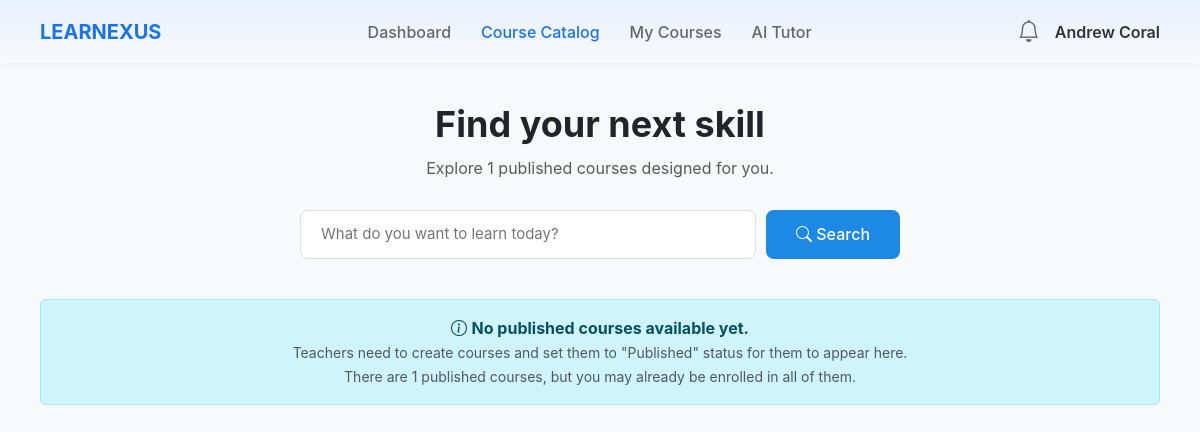
The app's page /student/course_catalog.php (signed in), older data.
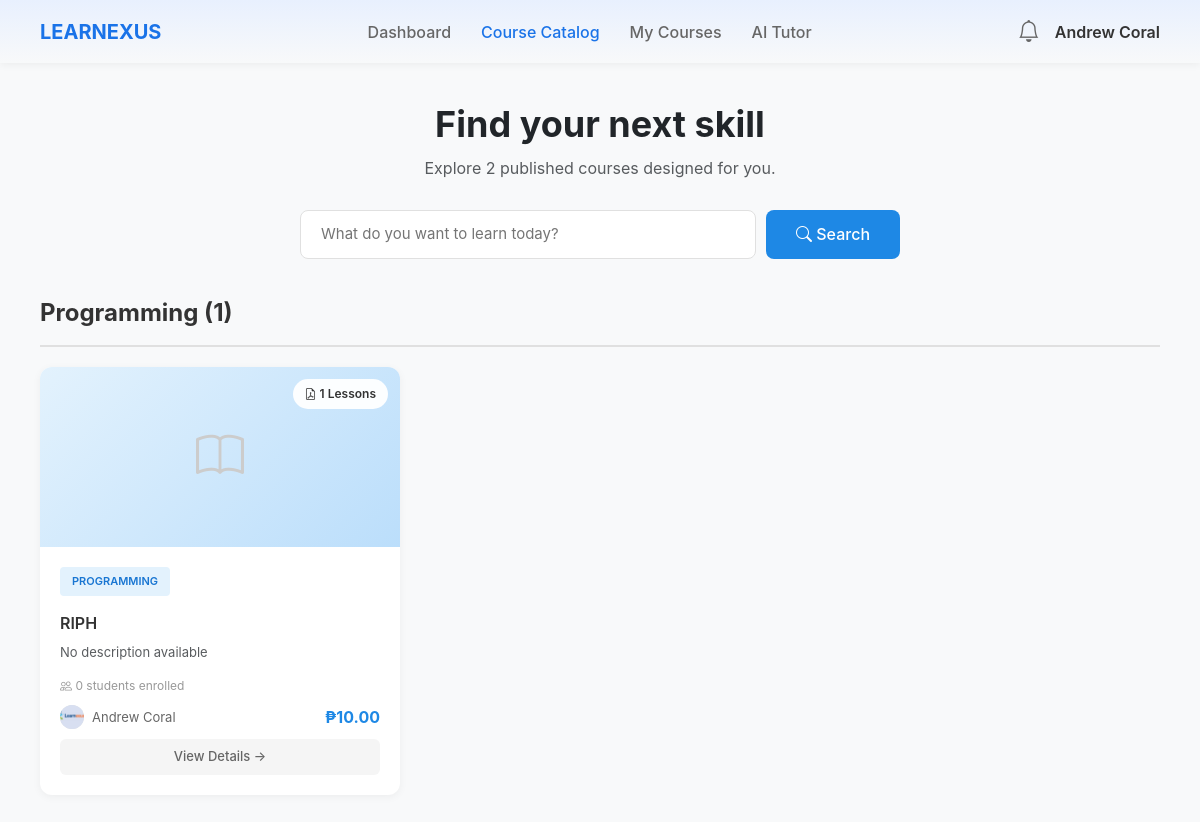
The same page, newer data.
### tables this page shows
CREATE TABLE `courses` (
  `courseID` int(11) NOT NULL,
  `teacherID` int(11) NOT NULL,
  `title` varchar(255) NOT NULL,
  `description` text DEFAULT NULL,
  `price` decimal(10,2) DEFAULT 0.00,
  `category` varchar(100) DEFAULT NULL,
  `status` enum('draft','published','archived') DEFAULT 'draft',
  `passingScore` int(11) DEFAULT 70,
  `createdAt` timestamp NOT NULL DEFAULT current_timestamp()
);

CREATE TABLE `users` (
  `userID` int(11) NOT NULL,
  `email` varchar(255) NOT NULL,
  `passwordHash` varchar(255) NOT NULL,
  `firstName` varchar(100) NOT NULL,
  `lastName` varchar(100) NOT NULL,
  `middleInitial` varchar(5) NOT NULL,
  `phone` varchar(20) DEFAULT NULL,
  `avatar` varchar(255) DEFAULT NULL,
  `phoneVerified` tinyint(1) DEFAULT 0,
  `emailVerified` tinyint(1) DEFAULT 0,
  `role` enum('student','instructor','admin') DEFAULT 'student',
  `status` enum('active','inactive','suspended') DEFAULT 'active',
  `createdAt` timestamp NOT NULL DEFAULT current_timestamp(),
  `studentNumber` varchar(50) DEFAULT NULL,
  `teacherNumber` varchar(50) DEFAULT NULL
);

### student/course_catalog.php (the view, shortened to what the changed rows need)
<?php
require_once '../database/db_connect.php';
$userID = $_SESSION['user_id'];
$searchQuery = $_GET['search'] ?? '';
$sql = "
    SELECT c.*,
           CONCAT(u.firstName, ' ', u.lastName) as instructorName,
           u.avatar as instructorAvatar,
           (SELECT COUNT(*) FROM enrollments WHERE courseID = c.courseID) as enrollmentCount,
           (SELECT COUNT(*) FROM lessons WHERE courseID = c.courseID) as lessonCount
    FROM courses c
    JOIN users u ON c.teacherID = u.userID
    WHERE c.status = 'published'
    AND c.courseID NOT IN (
        SELECT courseID FROM enrollments WHERE userID = ?
    )
";
if (!empty($searchQuery)) {
    $sql .= " AND (c.title LIKE ? OR c.description LIKE ? OR c.category LIKE ?)";
    $stmt = $conn->prepare($sql);
    $searchTerm = "%$searchQuery%";
    $stmt->execute([$userID, $searchTerm, $searchTerm, $searchTerm]);
} else {
    $stmt = $conn->prepare($sql);
    $stmt->execute([$userID]);
}
$courses = $stmt->fetchAll();
$coursesByCategory = [];
foreach ($courses as $course) {
    $category = $course['category'] ?? 'Other';
    $coursesByCategory[$category][] = $course;
}
$stmt = $conn->prepare("SELECT COUNT(*) as total FROM courses WHERE status = 'published'");
$stmt->execute();
$totalPublished = $stmt->fetch()['total'];
?>
<!DOCTYPE html>
<html lang="en">
<head>
    <link href="https://cdn.jsdelivr.net/npm/bootstrap@5.3.3/dist/css/bootstrap.min.css" rel="stylesheet">
    <link rel="stylesheet" href="https://cdn.jsdelivr.net/npm/bootstrap-icons@1.11.1/font/bootstrap-icons.css">
</head>
<body>
    <div class="container-main">
        <div class="page-header">
            <h1>Find your next skill</h1>
            <p class="text-muted">Explore <?php echo $totalPublished; ?> published courses designed for you.</p>
        </div>
        <?php if (!empty($coursesByCategory)): ?>
            <?php foreach ($coursesByCategory as $category => $categoryCourses): ?>
                <div class="category-header">
                    <h3 class="category-title"><?php echo htmlspecialchars($category); ?> (<?php echo count($categoryCourses); ?>)</h3>
                </div>
                <div class="course-grid">
                    <?php foreach ($categoryCourses as $course): ?>
                        <div class="course-card" onclick="window.location.href='course_details.php?id=<?php echo $course['courseID']; ?>'">
                            <div class="course-image">
                                <?php if ($course['lessonCount'] > 0): ?>
                                    <span class="lesson-badge">
                                        <i class="bi bi-file-earmark-pdf"></i> <?php echo $course['lessonCount']; ?> Lessons
                                    </span>
                                <?php endif; ?>
                                <i class="bi bi-book" style="font-size: 48px; color: #ccc;"></i>
                            </div>
                            <div class="course-body">
                                <span class="category-badge <?php echo strtolower($category); ?>">
                                    <?php echo strtoupper($category); ?>
                                </span>
                                <div class="course-title"><?php echo htmlspecialchars($course['title']); ?></div>
                                <?php if (!empty($course['description'])): ?>
                                    <div class="course-description"><?php echo htmlspecialchars($course['description']); ?></div>
                                <?php else: ?>
                                    <div class="course-description text-muted">No description available</div>
                                <?php endif; ?>
                                <div class="enrollment-count">
                                    <i class="bi bi-people"></i> <?php echo $course['enrollmentCount']; ?> students enrolled
                                </div>
                                <div class="course-footer">
                                    <div class="instructor-info">
                                        <div class="instructor-avatar">
                                            <?php if (!empty($course['instructorAvatar']) && file_exists($course['instructorAvatar'])): ?>
                                                <img src="<?php echo htmlspecialchars($course['instructorAvatar']); ?>" alt="Avatar">
                                            <?php else: ?>
                                                <div style="width:100%;height:100%;background:#e0e0e0;"></div>
                                            <?php endif; ?>
                                        </div>
                                        <span><?php echo htmlspecialchars($course['instructorName']); ?></span>
                                    </div>
                                    <div class="course-price <?php echo $course['price'] == 0 ? 'free' : ''; ?>">
                                        <?php echo $course['price'] == 0 ? 'FREE' : '₱' . number_format($course['price'], 2); ?>
                                    </div>
                                </div>
                                <button class="view-details-btn">View Details →</button>
                            </div>
                        </div>
                    <?php endforeach; ?>
                </div>
            <?php endforeach; ?>
        <?php else: ?>
            <div class="alert alert-info text-center">
                <i class="bi bi-info-circle"></i>
                <?php if (!empty($searchQuery)): ?>
                    No courses found matching "<?php echo htmlspecialchars($searchQuery); ?>". Try a different search term.
                <?php else: ?>
                    <strong>No published courses available yet.</strong><br>
                    <small class="text-muted">
                        Teachers need to create courses and set them to "Published" status for them to appear here.
                        <?php if ($totalPublished > 0): ?>
                            <br>There are <?php echo $totalPublished; ?> published courses, but you may already be enrolled in all of them.
                        <?php endif; ?>
                    </small>
                <?php endif; ?>
            </div>
        <?php endif; ?>
    </div>
</body>
</html>

Row changes from the older to the newer data that the page shows:
added courses: category "Programming", count($categoryCourses) "1", lessonCount "1", category "PROGRAMMING", title "RIPH", description "No description available", enrollmentCount "0", teacherID.avatar (picture), instructorName "Andrew Coral", price "10.00"
Text that changed along with them:
$totalPublished: "1" → "2"
$totalPublished: "1" → (not shown)
text no longer shown: "No published courses available yet. Teachers need to create courses and set them to \"Published\" status for them to appear here. There are published courses, but you may already be enrolled in all of them."
